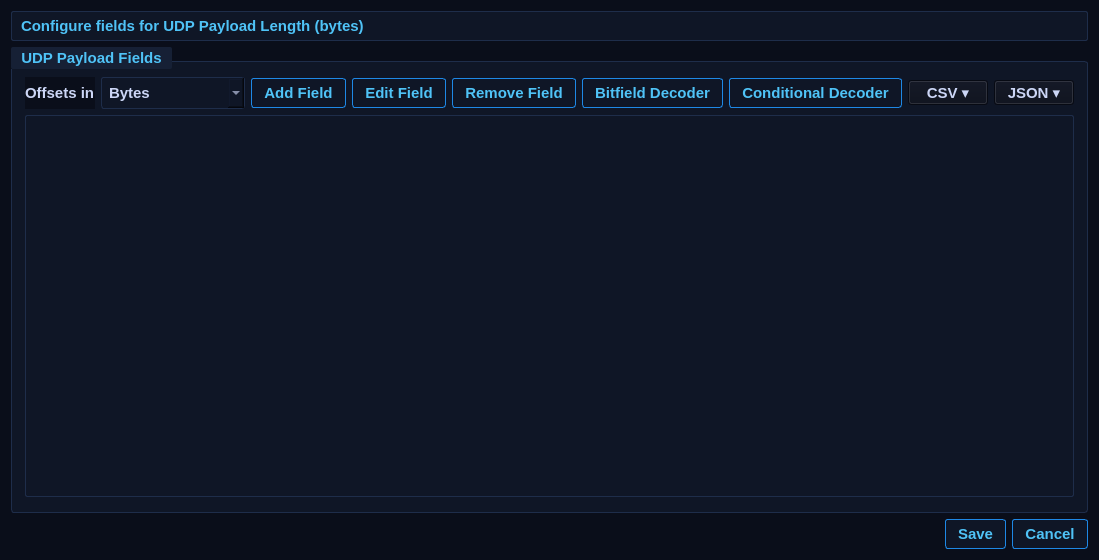
<?xml version="1.0" encoding="UTF-8"?>
<ui version="4.0">
 <class>FieldConfigurationDialog</class>
 <widget class="QDialog" name="FieldConfigurationDialog">
  <property name="geometry"><rect><x>0</x><y>0</y><width>920</width><height>560</height></rect></property>
  <property name="windowTitle"><string>Field Configuration</string></property>
  <property name="styleSheet"><string>QWidget{font-family:&quot;Bahnschrift&quot;,&quot;Arial Narrow&quot;,Arial;font-size:11pt;font-weight:600;color:#ccd6f6;background-color:#0a0e1a;}QDialog{background-color:#0a0e1a;}QGroupBox{background-color:#0f1626;border:1px solid #1e2d4a;border-radius:3px;margin-top:14px;padding:6px 4px;}QGroupBox::title{subcontrol-origin:margin;subcontrol-position:top left;padding:2px 8px;color:#4fc3f7;background-color:#162035;border-radius:2px;font-weight:700;}QLineEdit,QSpinBox,QComboBox{background-color:#0f1626;border:1px solid #1e2d4a;border-radius:3px;padding:5px 7px;color:#ccd6f6;selection-background-color:#1c3a6e;}QLineEdit:focus,QSpinBox:focus,QComboBox:focus{border:1px solid #1e88e5;}QPushButton{background-color:#0f1626;border:1px solid #1e88e5;border-radius:3px;padding:5px 12px;color:#4fc3f7;font-weight:700;}QPushButton:hover{background-color:#1c3a6e;color:#ffffff;}QPushButton:pressed{background-color:#1565c0;}QTableWidget{background-color:#0f1626;alternate-background-color:#0c1220;gridline-color:#1a2540;border:1px solid #1e2d4a;border-radius:2px;selection-background-color:#1c3a6e;selection-color:#e8f0fe;}QHeaderView::section{background-color:#162035;color:#607d8b;border:0px;border-right:1px solid #1e2d4a;border-bottom:1px solid #1e2d4a;padding:4px 6px;font-weight:700;font-size:9pt;}QScrollBar:vertical{background:#0a0e1a;width:6px;border-radius:3px;}QScrollBar::handle:vertical{background:#1e2d4a;border-radius:3px;}QScrollBar::handle:vertical:hover{background:#1e88e5;}QScrollBar::add-line,QScrollBar::sub-line{width:0;height:0;}QLabel#lblInfo{color:#4fc3f7;background-color:#0f1626;border:1px solid #1e2d4a;border-radius:2px;padding:5px;}</string></property>
  <layout class="QVBoxLayout" name="mainLayout">
   <item><widget class="QLabel" name="lblInfo"><property name="text"><string>Configure fields for UDP Payload Length (bytes)</string></property><property name="wordWrap"><bool>true</bool></property></widget></item>
   <item>
    <widget class="QGroupBox" name="fieldGroup">
     <property name="title"><string>UDP Payload Fields</string></property>
     <layout class="QVBoxLayout" name="fieldLayout">
      <item>
       <layout class="QHBoxLayout" name="buttonLayout">
        <item><widget class="QLabel" name="lblOffsetUnit"><property name="text"><string>Offsets in</string></property></widget></item>
        <item><widget class="QComboBox" name="cmbOffsetUnit"><property name="toolTip"><string>Unit for the offset column. Words = 2 bytes each. Offsets are always stored in bytes and field length is always in bytes; this only changes how offsets are shown/entered.</string></property><item><property name="text"><string>Bytes</string></property></item><item><property name="text"><string>Words (2 bytes)</string></property></item></widget></item>
        <item><widget class="QPushButton" name="btnAddField"><property name="text"><string>Add Field</string></property></widget></item>
        <item><widget class="QPushButton" name="btnEditField"><property name="text"><string>Edit Field</string></property></widget></item>
        <item><widget class="QPushButton" name="btnRemoveField"><property name="text"><string>Remove Field</string></property></widget></item>
        <item><widget class="QPushButton" name="btnBitfieldDecoder"><property name="text"><string>Bitfield Decoder</string></property></widget></item>
        <item><widget class="QPushButton" name="btnConditionalDecoder"><property name="text"><string>Conditional Decoder</string></property></widget></item>
        <item><spacer name="buttonStretch"><property name="orientation"><enum>Qt::Horizontal</enum></property><property name="sizeHint" stdset="0"><size><width>40</width><height>20</height></size></property></spacer></item>
        <item><widget class="QToolButton" name="btnCsvMenu"><property name="toolTip"><string>CSV operations: Import, Export, Template. Bitfield/Conditional decoders are NOT included in CSV.</string></property><property name="text"><string>CSV ▾</string></property><property name="popupMode"><enum>QToolButton::InstantPopup</enum></property><property name="minimumSize"><size><width>80</width><height>0</height></size></property></widget></item>
        <item><widget class="QToolButton" name="btnJsonMenu"><property name="toolTip"><string>JSON operations: Import, Export. Bitfield/Conditional decoders ARE included in JSON.</string></property><property name="text"><string>JSON ▾</string></property><property name="popupMode"><enum>QToolButton::InstantPopup</enum></property><property name="minimumSize"><size><width>80</width><height>0</height></size></property></widget></item>
       </layout>
      </item>
      <item><widget class="QTableWidget" name="tblFields"><property name="alternatingRowColors"><bool>true</bool></property><property name="minimumSize"><size><width>0</width><height>300</height></size></property></widget></item>
     </layout>
    </widget>
   </item>
   <item><widget class="QDialogButtonBox" name="buttonBox"><property name="orientation"><enum>Qt::Horizontal</enum></property><property name="standardButtons"><set>QDialogButtonBox::Cancel|QDialogButtonBox::Save</set></property></widget></item>
  </layout>
 </widget>
 <resources/>
 <connections/>
</ui>
